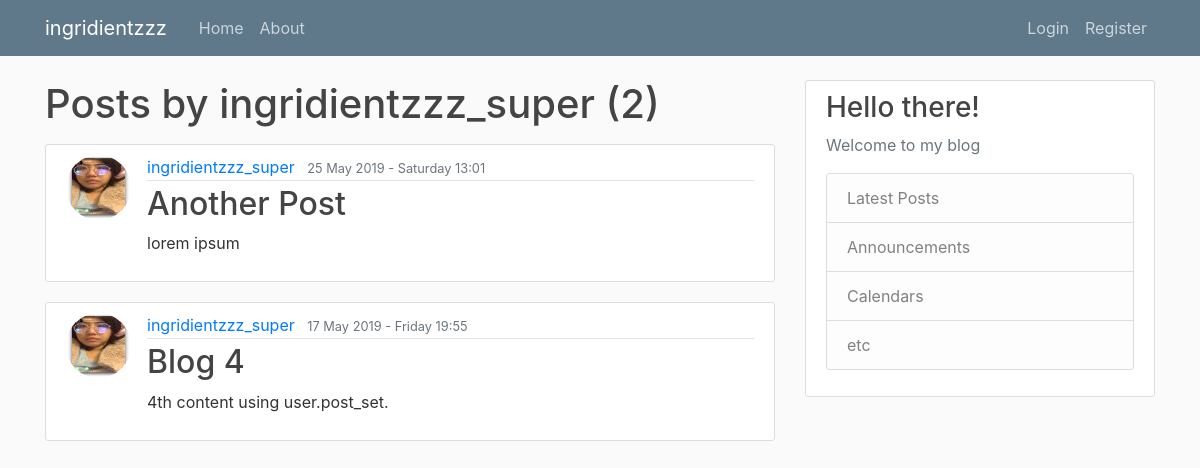
/user/ingridientzzz_super/, run on an earlier commit of the app's database.
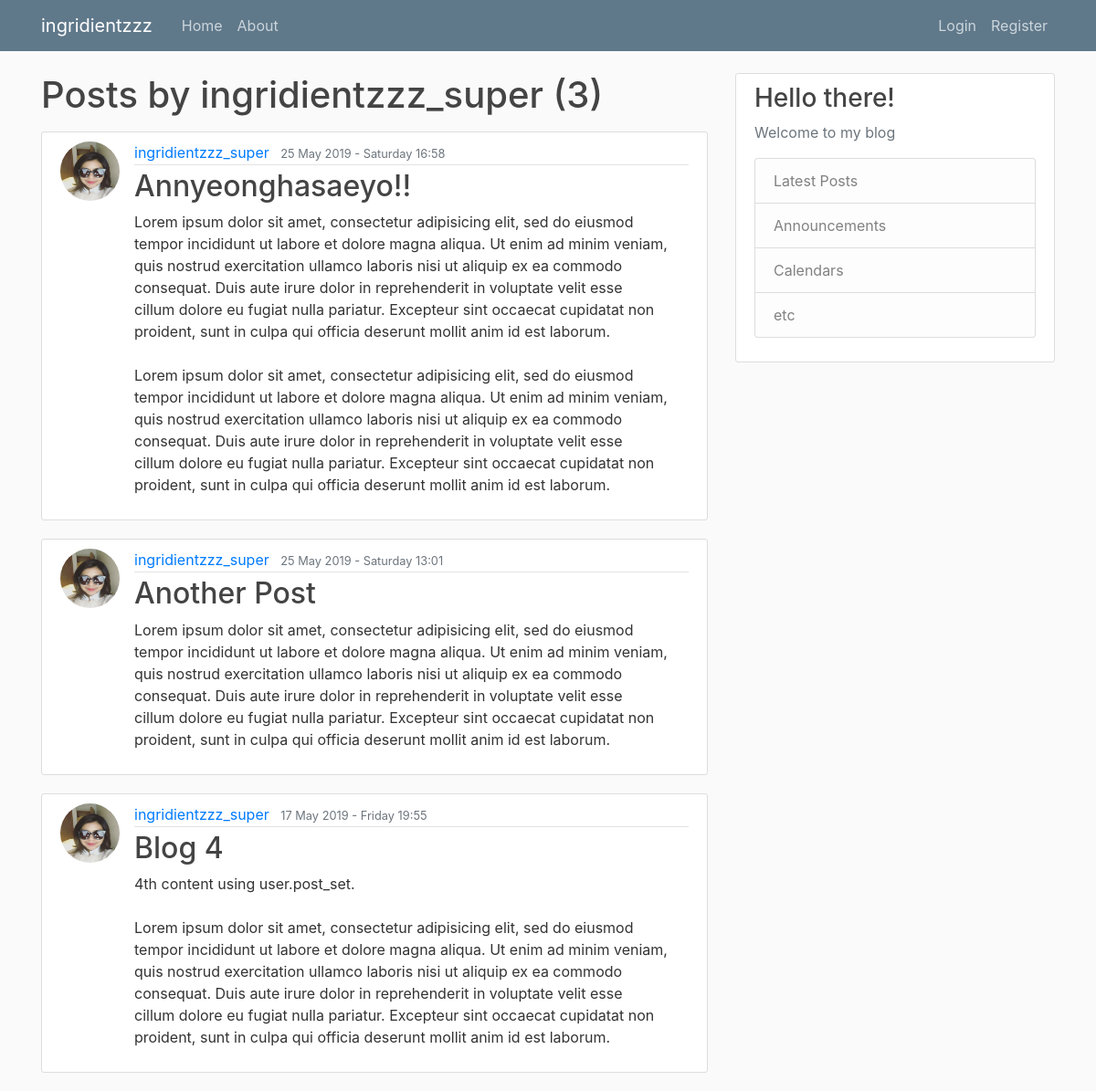
And on a later commit of the database.
### blog/models.py (models this page shows, shortened)
class Post(models.Model):
    title = models.CharField(max_length=100, default='Post Title')
    content = models.TextField()
    date_posted = models.DateTimeField(default=timezone.now)
    author = models.ForeignKey(User, on_delete=models.CASCADE)  # if user gets deleted, his posts will also be deleted

### users/models.py (models this page shows, shortened)
class Profile(models.Model):
    user = models.OneToOneField(User, on_delete=models.CASCADE) # tells Django to delete profile when user is deleted
    image = models.ImageField(default='default.jpg', upload_to='profile_pics')

### blog/views.py (the view)
# urls.py: path('user/<str:username>/', UserPostListView.as_view(), name='user-posts'),
class UserPostListView(ListView):
    model = Post
    template_name = 'blog/user_posts.html'    # <app>/<model>_<viewtype>.html
    context_object_name = 'posts'
    paginate_by = 4
    def get_queryset(self):
        user = get_object_or_404(User, username=self.kwargs.get('username'))
        return Post.objects.filter(author=user).order_by('-date_posted')

### blog/templates/blog/user_posts.html (shortened to what this page needs)
{% extends "blog/base.html" %}
{% block content %}
    <h1 class="mb-3">Posts by {{ view.kwargs.username }} ({{ page_obj.paginator.count }})</h1>
   {% for post in posts %}
   <article class="media content-section">
        <img class="rounded-circle article-img" src="{{ post.author.profile.image.url }}">
        <div class="media-body">
          <div class="article-metadata">
            <a class="mr-2" href="{% url 'user-posts' post.author.username %}">{{ post.author }}</a>
            <small class="text-muted">{{ post.date_posted|date:"d F Y - l H:i" }}</small>
          </div>
          <h2><a class="article-title" href="{% url 'post-detail' post.id %}">{{ post.title }}</a></h2>
          <p class="article-content">{{ post.content }}</p>
        </div>
      </article>
    {% endfor %}
{% endblock content %}

### blog/templates/blog/base.html (shortened to what this page needs)
{% load static %}
<!DOCTYPE html>
<html lang="en">
<head>
    <link rel="stylesheet" href="https://maxcdn.bootstrapcdn.com/bootstrap/4.0.0/css/bootstrap.min.css">
    <link rel="stylesheet" type="text/css" href="{% static 'blog/main.css' %}">
</head>
<body>
    <header class="site-header">
    <nav class="navbar navbar-expand-md navbar-dark bg-steel fixed-top">
        <div class="container">
        <a class="navbar-brand mr-4" href="{% url 'blog-home' %}">ingridientzzz</a>
        <div class="collapse navbar-collapse" id="navbarToggle">
            <div class="navbar-nav mr-auto">
            <a class="nav-item nav-link" href="{% url 'blog-home' %}">Home</a>
            <a class="nav-item nav-link" href="{% url 'blog-about' %}">About</a>
            </div>
            <div class="navbar-nav">
                {% if user.is_authenticated %}
                    <a class="nav-item nav-link" href="{% url 'post-create' %}">New Post</a>
                    <a class="nav-item nav-link" href="{% url 'profile' %}">Profile</a>
                    <a class="nav-item nav-link" href="{% url 'logout' %}">Log Out</a>
                {% else %}
                    <a class="nav-item nav-link" href="{% url 'login' %}">Login</a>
                    <a class="nav-item nav-link" href="{% url 'register' %}">Register</a>
                {% endif %}
            </div>
        </div>
        </div>
    </nav>
    </header>
    <main role="main" class="container">
    <div class="row">
        <div class="col-md-8">
            {% block content %}{% endblock %}
        </div>
        <div class="col-md-4">
        <div class="content-section">
            <h3>Hello there!</h3>
            <p class='text-muted'>Welcome to my blog
            <ul class="list-group">
                <li class="list-group-item list-group-item-light">Latest Posts</li>
                <li class="list-group-item list-group-item-light">Announcements</li>
                <li class="list-group-item list-group-item-light">Calendars</li>
                <li class="list-group-item list-group-item-light">etc</li>
            </ul>
            </p>
        </div>
        </div>
    </div>
    </main>
</body>
</html>

### blog/static/blog/main.css (style rules this page uses)
body { background: #fafafa; color: #333333; margin-top: 5rem; }
h1, h2, h3, h4, h5, h6 { color: #444444; }
ul { margin: 0; }
.bg-steel { background-color: #5f788a; }
.site-header .navbar-nav .nav-link { color: #cbd5db; }
.content-section { background: #ffffff; padding: 10px 20px; border: 1px solid #dddddd; border-radius: 3px; margin-bottom: 20px; }
.article-title { color: #444444; }
.article-content { white-space: pre-line; }
.article-img { height: 65px; width: 65px; margin-right: 16px; }
.article-metadata { padding-bottom: 1px; margin-bottom: 4px; border-bottom: 1px solid #e3e3e3 }

What changed in the data, as far as the page shows it:
added Post: author.profile.image (picture), author "ingridientzzz_super", date_posted "25 May 2019 - Saturday 16:58", title "Annyeonghasaeyo!!", content "Lorem ipsum dolor sit amet, consectetur adipisicing elit, sed do eiusmod tempor incididunt ut labore et dolore magna aliqua. Ut enim ad minim veniam, quis nostrud exercitation ullamco laboris nisi ut aliquip ex ea commodo consequat. Duis aute irure dolor in reprehenderit in voluptate velit esse cillum dolore eu fugiat nulla pariatur. Excepteur sint occaecat cupidatat non proident, sunt in culpa qui officia deserunt mollit anim id est laborum. Lorem ipsum dolor sit amet, consectetur adipisicing elit, sed do eiusmod tempor incididunt ut labore et dolore magna aliqua. Ut enim ad minim veniam, quis nostrud exercitation ullamco laboris nisi ut aliquip ex ea commodo consequat. Duis aute irure…"
changed Post "Another Post": author.profile.image: a different picture; content "lorem ipsum" → "Lorem ipsum dolor sit amet, consectetur adipisicing elit, sed do eiusmod tempor incididunt ut labore et dolore magna aliqua. Ut enim ad minim veniam, quis nostrud exercitation ullamco laboris nisi ut aliquip ex ea commodo consequat. Duis aute irure dolor in reprehenderit in voluptate velit esse cillum dolore eu fugiat nulla pariatur. Excepteur sint occaecat cupidatat non proident, sunt in culpa qui officia deserunt mollit anim id est laborum."
changed Post "Blog 4": author.profile.image: a different picture; content "4th content using user.post_set." → "4th content using user.post_set. Lorem ipsum dolor sit amet, consectetur adipisicing elit, sed do eiusmod tempor incididunt ut labore et dolore magna aliqua. Ut enim ad minim veniam, quis nostrud exercitation ullamco laboris nisi ut aliquip ex ea commodo consequat. Duis aute irure dolor in reprehenderit in voluptate velit esse cillum dolore eu fugiat nulla pariatur. Excepteur sint occaecat cupidatat non proident, sunt in culpa qui officia deserunt mollit anim id est laborum."
Also different on the page:
{{ page_obj.paginator.count }}: "2" → "3"
